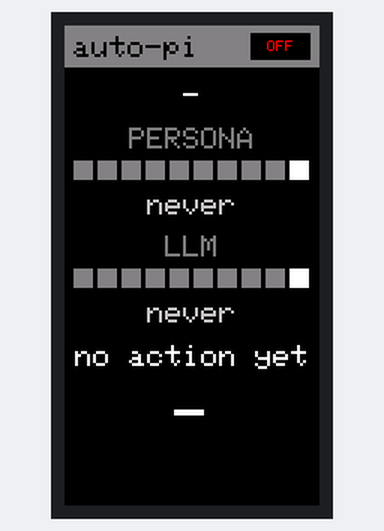
The program below on a simulated ESP32. Parts: 170×320 colour display. WiFi joins after 1.5 s; servers stay silent unless stated; what the program prints to the serial monitor is not drawn.

Above: at 2.4 s.

The program:

main.cpp
```cpp
#include <Arduino.h>
#include <SPI.h>
#include <WiFi.h>
#include <HTTPClient.h>
#include <ArduinoJson.h>
#include <Adafruit_GFX.h>
#include <Adafruit_ST7789.h>
#include "config.h"
#include "ui.h"

// IdeaSpark 1.9" ST7789 (fixed on-board): MOSI=23 SCLK=18 CS=15 DC=2 RST=4 BL=32
#define TFT_CS 15
#define TFT_DC 2
#define TFT_RST 4
#define TFT_MOSI 23
#define TFT_SCLK 18

#define TICK_MS 40

Adafruit_ST7789 tft(TFT_CS, TFT_DC, TFT_RST);
EspStatus current;
String lastErr = "boot";
unsigned long lastPoll = 0;
unsigned long lastTick = 0;

// --- Persona-run + LLM-turn outcome bars -------------------------------------
// The server sends `last10PersonaStatus` (whole persona runs) and
// `last10LlmStatus` (individual LLM turns), both up to 10 booleans newest
// first; the device stores them oldest-first so bar 0 is the oldest (left)
// and the last bar is the newest (right). Fewer than 10 recorded -> solid
// grey bars on the left (right-aligned data).

void connectWifi() {
  if (WiFi.status() == WL_CONNECTED) return;
  WiFi.mode(WIFI_STA);
  WiFi.begin(WIFI_SSID, WIFI_PASS);
  unsigned long t0 = millis();
  int dots = 0;
  while (WiFi.status() != WL_CONNECTED && millis() - t0 < WIFI_TIMEOUT_MS) {
    delay(250);
    dots = (dots + 1) % 4;
    String msg = "connecting " + String(WIFI_SSID) + String("...").substring(0, dots);
    uiBootStatus(tft, msg);
  }
}

// Newest-first wire array -> oldest-first memory (bar 0 = oldest).
static uint8_t parseBars(JsonArray arr, bool* out) {
  if (arr.isNull()) return 0;
  size_t n = arr.size();
  if (n > 10) n = 10;
  for (size_t i = 0; i < n; i++) {
    out[i] = arr[n - 1 - i].as<bool>();
  }
  return (uint8_t)n;
}

bool fetchStatus(EspStatus& out, String& errMsg) {
  HTTPClient http;
  http.setTimeout(8000);
  if (!http.begin(SERVER_URL)) { errMsg = "http.begin fail"; return false; }
  int code = http.GET();
  if (code != 200) { errMsg = "http " + String(code); http.end(); return false; }
  String body = http.getString();
  http.end();
  if (body.length() == 0 || body.length() > 4096) { errMsg = "bad body"; return false; }

  JsonDocument doc;
  DeserializationError e = deserializeJson(doc, body);
  if (e) { errMsg = "json " + String(e.c_str()); return false; }

  out.ok = doc["ok"] | false;
  out.proj = String((const char*)(doc["proj"] | ""));
  out.loop = doc["loop"] | false;
  out.stuck = doc["stuck"] | false;
  out.persona = String((const char*)(doc["persona"] | "-"));
  out.model = String((const char*)(doc["model"] | "-"));
  out.lastAction = String((const char*)(doc["lastAction"] | "-"));
  out.lastActionAgoS = doc["lastActionAgoS"] | -1;
  // v10 persona-run bars (+ fallback: v9 backends send persona outcomes in
  // `last10LlmStatus` with no persona fields — mirror them so the PERSONA
  // row still shows history during rollout).
  JsonArray parr = doc["last10PersonaStatus"];
  if (!parr.isNull()) {
    out.personaCount = parseBars(parr, out.personaStatus);
  } else {
    JsonArray legacy = doc["last10LlmStatus"];
    out.personaCount = parseBars(legacy, out.personaStatus);
  }
  if (!doc["lastPersonaCallFinished"].isNull()) {
    out.lastPersonaCallFinished = doc["lastPersonaCallFinished"] | -1;
  } else {
    out.lastPersonaCallFinished = doc["lastLlmCallFinished"] | -1;
  }
  // v10 true per-turn LLM bars (empty until the upgraded backend records
  // llm.jsonl turns; on a v9 backend this mirrors the persona array above).
  JsonArray larr = doc["last10LlmStatus"];
  out.llmCount = parseBars(larr, out.llmStatus);
  out.lastLlmCallFinished = doc["lastLlmCallFinished"] | -1;
  out.offline = false;
  return true;
}

static void doPoll() {
  if (WiFi.status() != WL_CONNECTED) connectWifi();
  if (WiFi.status() != WL_CONNECTED) {
    current.offline = true;
    lastErr = "wifi lost";
    uiDraw(tft, current, lastErr);
    Serial.println("wifi lost");
    return;
  }

  EspStatus next = current;
  String err;
  if (fetchStatus(next, err)) {
    current = next;
    uiDraw(tft, current, "");
    Serial.printf("ok %s %s%s %s %s pers%lds llm%lds act:%s %lds pbars:%d lbars:%d\n",
                  current.proj.c_str(), current.loop ? "ON" : "OFF",
                  current.stuck ? " STUCK" : "",
                  current.persona.c_str(), current.model.c_str(),
                  current.lastPersonaCallFinished,
                  current.lastLlmCallFinished,
                  current.lastAction.c_str(), current.lastActionAgoS,
                  current.personaCount, current.llmCount);
  } else {
    current.offline = true;
    lastErr = err.substring(0, 22);
    uiDraw(tft, current, lastErr);
    Serial.println("poll fail: " + err);
  }
}

void setup() {
  Serial.begin(115200);
  delay(200);
  pinMode(LCD_BL_PIN, OUTPUT);
  // 50% brightness (was full HIGH): PWM duty 128/255 to dim the panel.
  analogWrite(LCD_BL_PIN, 128);

  SPI.begin(TFT_SCLK, -1, TFT_MOSI, TFT_CS);
  tft.init(SCREEN_W, SCREEN_H);
  tft.setRotation(DISPLAY_ROTATION); // 2 = flipped 180 deg (vertical flip)
  tft.invertDisplay(true);
  tft.fillScreen(ST77XX_BLACK);
  uiBoot(tft, WIFI_SSID);

  Serial.println("\nesp-status boot");
  connectWifi();
  if (WiFi.status() == WL_CONNECTED) {
    Serial.print("IP: ");
    Serial.println(WiFi.localIP());
  } else {
    Serial.println("WiFi failed");
    current.offline = true;
    lastErr = "wifi fail";
    uiDraw(tft, current, lastErr);
  }
  lastPoll = millis();
  lastTick = millis();
  // First data frame immediately (uiDraw does the one full paint;
  // later polls only patch dirty rects, so no 15s full-screen wipe).
  doPoll();
  lastPoll = millis();
}

void loop() {
  unsigned long now = millis();

  // Poll every POLL_MS (non-blocking — animation keeps running).
  if (now - lastPoll >= POLL_MS) {
    lastPoll = now;
    doPoll();
  }

  // Animation frame: breathing halo + poll countdown bar. Tiny shapes only.
  if (now - lastTick >= TICK_MS) {
    lastTick = now;
    uiTick(tft, current, now, lastPoll);
  }

  delay(5);
}
```

ui.h
```cpp
#pragma once
#include <Arduino.h>
#include <Adafruit_ST7789.h>

// v14 layout contract (see server/ENDPOINT.md):
//   Project + ON/OFF loop badge (header) / model (size 2, 5px margin top/bottom)
//   / PERSONA caption + up to 9 persona-run history bars + 1 white ongoing bar
//   (green=true, red=false, oldest left, newest right next to the white
//   ongoing slot, right-aligned with solid grey bars on the left when fewer
//   than 9 recorded) / "{ago}" freshness (size 2, right after the
//   Persona bars, no "Persona" prefix) / LLM caption + up to 9 per-turn LLM
//   history bars + 1 white ongoing bar (same style) / "{ago}" freshness
//   (size 2, no "LLM" prefix) / last GitHub-visible action + freshness
//   ("commit 3m ago", size 2, 5px margin top/bottom) / persona
//   glyph / large red STUCK banner when stuck.
//   Every section is separated by an explicit breathing gap.
struct EspStatus {
  bool ok = false;
  String proj = "";
  bool loop = false;
  bool stuck = false;
  String persona = "-";    // pm | engineer | qa | review-engineer | ...
  String model = "-";      // effective LLM model, basename (e.g. MiniMax-M2.7)
  String lastAction = "-"; // e.g. "pushed feat/foo" ("-" when none yet)
  long lastActionAgoS = -1;
  bool personaStatus[10];  // oldest first (reversed at parse); true=ok
  uint8_t personaCount = 0; // valid entries in personaStatus (0..10)
  long lastPersonaCallFinished = -1;
  bool llmStatus[10];      // oldest first (reversed at parse); true=ok
  uint8_t llmCount = 0;    // valid entries in llmStatus (0..10)
  long lastLlmCallFinished = -1;
  bool offline = true;
};

String fmtAgo(long ago_s);
// "pm" -> "PM", "review-engineer" -> "REVIEW", ... (uppercase, truncated).
String personaDisplay(const String& persona);
// Accent color per role: PM gold, engineer cyan, QA green, review magenta.
uint16_t personaColor(const String& persona);
void uiBoot(Adafruit_ST7789& tft, const String& ssid);
// Small boot-line update (no full wipe) — used while connecting to WiFi.
void uiBootStatus(Adafruit_ST7789& tft, const String& msg);
// Differential redraw: full frame once, then only dirty rects (no flicker).
void uiDraw(Adafruit_ST7789& tft, const EspStatus& st, const String& errMsg);
// Animation frame (call every ~40ms). v14 has no animated elements — no-op.
void uiTick(Adafruit_ST7789& tft, const EspStatus& st,
            unsigned long nowMs, unsigned long lastPollMs);
```

config.h
```cpp
#pragma once

// --- WiFi ---
#define WIFI_SSID "Cupcake"
#define WIFI_PASS "24547294"

// --- auto-pi backend (same LAN) ---
// Find server IP with `hostname -I` on the machine running `npm run ui:server`
#define SERVER_URL "http://192.168.7.131:8787/api/esp-status"

// --- Polling ---
#define POLL_MS 15000
#define WIFI_TIMEOUT_MS 15000

// --- Display (IdeaSpark 1.9" ST7789 170x320, portrait) ---
#define LCD_BL_PIN 32
#define SCREEN_W 170
#define SCREEN_H 320
// 0 = native USB-top orientation, 2 = flipped 180 deg (vertical flip).
// Use 2 when the device is mounted upside-down.
#define DISPLAY_ROTATION 2
```

Source omitted: ui.cpp (12787 bytes)
